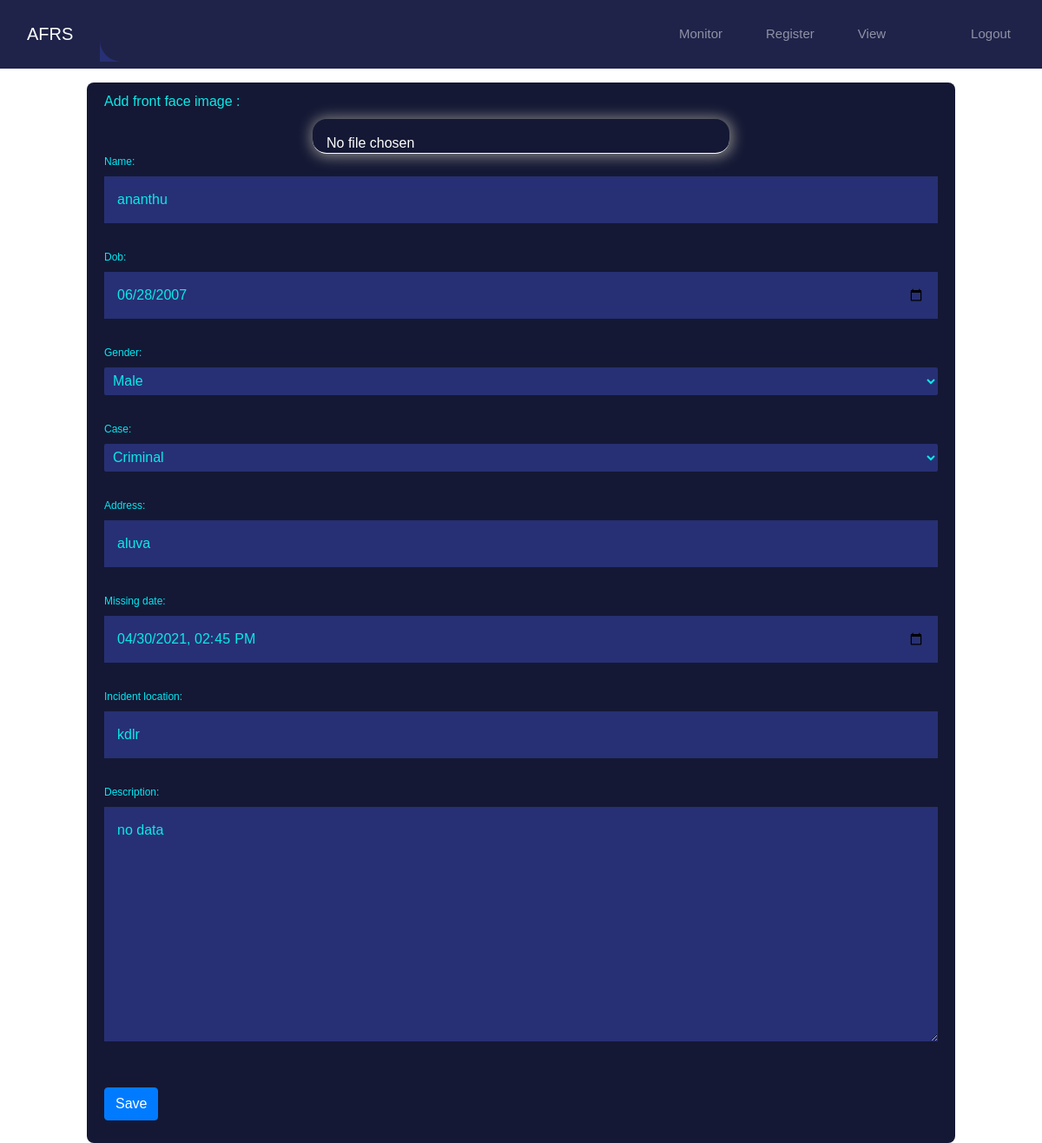
Screenshot of /update/18 (signed in) with the database file from the repository.
### faceuploader/models.py (models this page shows, shortened)
class Face_image(models.Model):
    FCHOICES = (
        ('MISSING', 'Missing'),
        ('CRIMINAL', 'Criminal'),
    )
    photo = models.ImageField(upload_to="train_image")
    name = models.CharField(max_length=30)
    created = models.DateTimeField(auto_now_add=True, null=True)
    updated = models.DateTimeField(auto_now=True)
    dob = models.DateField()
    GCHOICES = (
        ('FEMALE', 'Female'),
        ('MALE', 'Male'),
    )
    gender = models.CharField(choices=GCHOICES, max_length=20, default='none')
    case = models.CharField(choices=FCHOICES, max_length=20, default='Missing')
    address = models.CharField(max_length=200, default='')
    missing_date = models.DateTimeField(default=now, blank=True)
    incident_location = models.CharField(max_length=200, default='')
    description = models.TextField(max_length=200, default='no data')

### faceuploader/views.py (the view)
# urls.py: path('update/<pk>', views.update_face_uploader,
@login_required
def update_face_uploader(request, pk):
    face_image = get_object_or_404(Face_image, pk=pk)
    if request.method == "POST":
        face_uploader_form = ImageForm(request.POST, instance=face_image)
        if face_uploader_form.is_valid():
            face_uploader_form.save()
            return redirect('faceuploader:index')
    else:
        face_uploader_form = ImageForm(instance=face_image)
    return render(
        request, 'faceuploader/create_face_uploader.html',
        {
            'face_uploader_form': face_uploader_form
        }
    )

### faceuploader/form.py
class ImageForm(forms.ModelForm):
    class Meta:
        model = Face_image
        fields = '__all__'
        labels = {'photo': 'Add front face image '}
        widgets = {
            'photo': forms.FileInput(attrs={'type': 'file'}),
            'dob': forms.DateInput(attrs={'type': 'date'}),
            'missing_date': forms.DateTimeInput(attrs={'type': 'datetime-local'})
        }

### faceuploader/templates/faceuploader/create_face_uploader.html (shortened to what this page needs)
{% extends "base.html" %}
{% load static %}
{% load crispy_forms_tags %}
{% block content %}
<form action="" method="POST" enctype="multipart/form-data" >
   <div class="form-group">
      {{ face_uploader_form}}
      <input class="btn btn-primary mt-3" type="submit" value="Save">
   </div>
</form>
{% endblock content %}

### static/style.css (style rules this page uses)
body { font-family: "Roboto", sans-serif; background: #273074; }
* { margin: 0; padding: 0; }
* { border: 0; outline: 0; }
label { color: #fffafa; }
input { font-size: 16px; color: #fff; border-bottom: 1px solid #fff; outline: none; background: transparent; }
input:focus ~ label, input:valid ~ label { left: 0; color: #03e9f4; font-size: 12px; }

### faceuploader/templates/faceuploader/create_face_uploader.html (style rules this page uses)
*, *:before, *:after { -moz-box-sizing: border-box; -webkit-box-sizing: border-box; box-sizing: border-box; }
body { font-family: 'Nunito', sans-serif; color: #384047; }
form { max-width: 1000px; margin: 10px auto; padding: 10px 20px; background: #141834; border-radius: 8px; }
input[type="text"], input[type="password"], input[type="date"], input[type="datetime"], input[type="email"], input[type="number"], input[type="search"], input[type="tel"], input[type="time"], input[type="url"], textarea, select,#id_missing_date { background: rgba(255,255,255,0.1); border: none; font-size: 16px; height: auto; margin: 0; outline: 0; padding: 15px; width: 100%; background-color: #273074; color: #0BE9E8; box-shadow: 0 1px 0 rgba(0,0,0,0.03) inset; margin-bottom: 30px; }
label { color: #0BE9E8; }
select { padding: 6px; height: 32px; border-radius: 2px; }
label { display: block; margin-bottom: 8px; }
@media screen and (min-width: 1000px) { form { max-width: 1000px; } }
#id_photo { width: 50%; height: 40px; display: flex; justify-content: center; text-align: center; align-items: center; margin-left: auto; margin-right: auto; padding: 1rem; border-radius: 1rem; color: white; font-family: sans-serif; transition: all .5s; box-shadow: 1px 1px 15px 3px gray; }
:root { height:100%; }

### rows the page displays
Face_image: name "ananthu", dob "06/28/2007", gender "Male", case "Criminal", address "aluva", missing_date "04/30/2021 14:45", incident_location "kdlr", description "no data"
